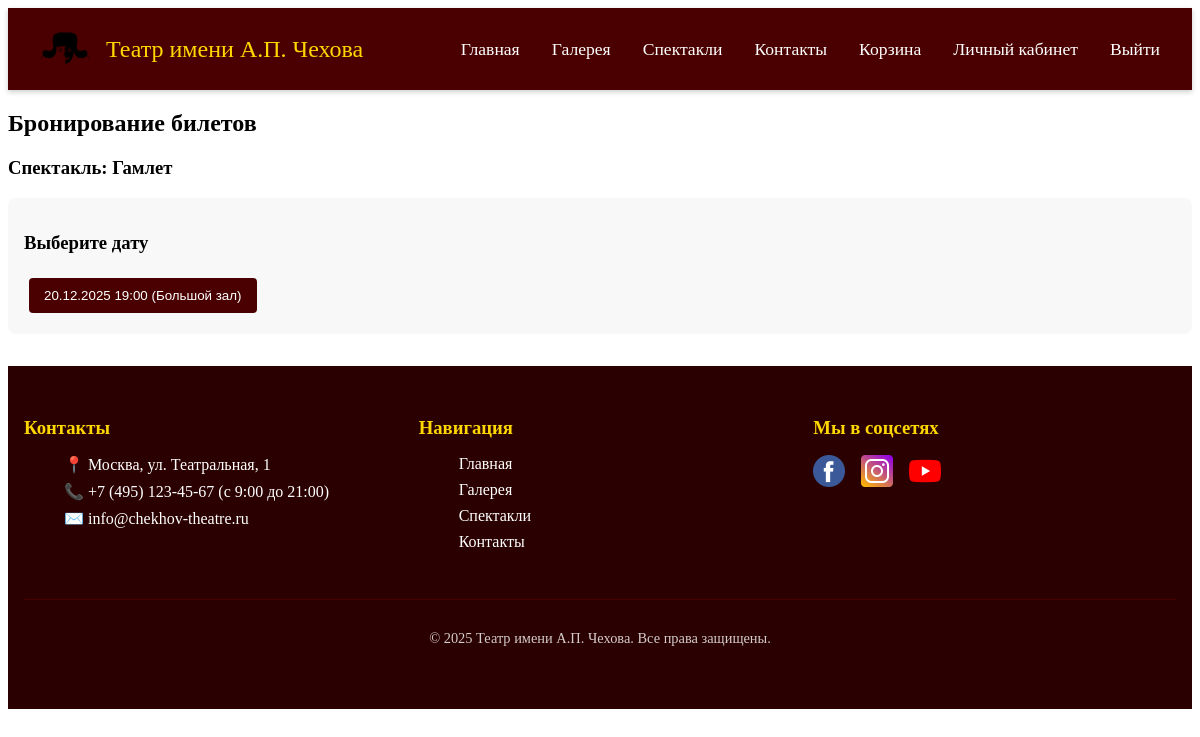
Screenshot of /pages/booking.php?play_id=1 (signed in) with the database file from the repository.
### tables this page shows
CREATE TABLE `plays` (
  `play_id` int(11) NOT NULL,
  `title` varchar(200) NOT NULL,
  `genre_id` int(11) DEFAULT NULL,
  `duration` int(11) DEFAULT NULL,
  `premiere_year` year(4) DEFAULT NULL,
  `poster_url` varchar(255) DEFAULT 'default-poster.jpg'
);

CREATE TABLE `schedule` (
  `event_id` int(11) NOT NULL,
  `play_id` int(11) NOT NULL,
  `hall_id` int(11) NOT NULL,
  `date_time` datetime NOT NULL
);

CREATE TABLE `halls` (
  `hall_id` int(11) NOT NULL,
  `name` varchar(100) NOT NULL,
  `capacity` int(11) NOT NULL
);

### pages/booking.php (the view, shortened to what this page needs)
<?php
include_once '../includes/config.php';
include_once '../includes/header.php';
$play_id = isset($_GET['play_id']) ? intval($_GET['play_id']) : 0;
if ($play_id > 0) {
    $sql = "SELECT
            schedule.event_id,
            schedule.date_time,
            halls.name AS hall_name,
            halls.capacity
        FROM schedule
        JOIN halls ON schedule.hall_id = halls.hall_id
        WHERE schedule.play_id = $play_id
            AND schedule.date_time > NOW()
        ORDER BY schedule.date_time";
    $play_title_sql = "SELECT title FROM plays WHERE play_id = $play_id";
    $play_title_result = mysqli_query($conn, $play_title_sql);
    $play_title = mysqli_fetch_assoc($play_title_result)['title'];
}
$result = mysqli_query($conn, $sql);
?>
<section class="booking">
    <h2>Бронирование билетов</h2>
    <?php if ($play_id > 0): ?>
        <div class="selected-play">
            <h3>Спектакль: <?= htmlspecialchars($play_title) ?></h3>
        </div>
    <?php endif; ?>
    <div class="step" id="dateStep" style="display: <?= ($play_id > 0) ? 'block' : 'none' ?>;">
        <h3>Выберите дату</h3>
        <div id="dateList">
            <?php if (mysqli_num_rows($result) > 0): ?>
                <?php while ($row = mysqli_fetch_assoc($result)): ?>
                    <button class="date-btn" data-event-id="<?= $row['event_id'] ?>">
                        <?= date('d.m.Y H:i', strtotime($row['date_time'])) ?>
                        (<?= htmlspecialchars($row['hall_name']) ?>)
                    </button>
                <?php endwhile; ?>
            <?php else: ?>
                <p>Нет доступных дат.</p>
            <?php endif; ?>
        </div>
    </div>
</section>
<?php include_once '../includes/footer.php'; ?>

### assets/css/style.css (style rules this page uses)
.booking .step { margin-bottom: 2rem; padding: 1rem; background: #f8f8f8; border-radius: 8px; }
.date-btn { background: #4a0000; color: white; border: none; padding: 0.8rem; margin: 0.5rem; border-radius: 4px; cursor: pointer; }
.date-btn { padding: 10px 15px; margin: 5px; background: #4a0000; color: white; border: none; border-radius: 4px; cursor: pointer; transition: background 0.3s; }

### rows the page displays
plays: title "Гамлет"
schedule: date_time "20.12.2025 19:00", hall.name "Большой зал"
